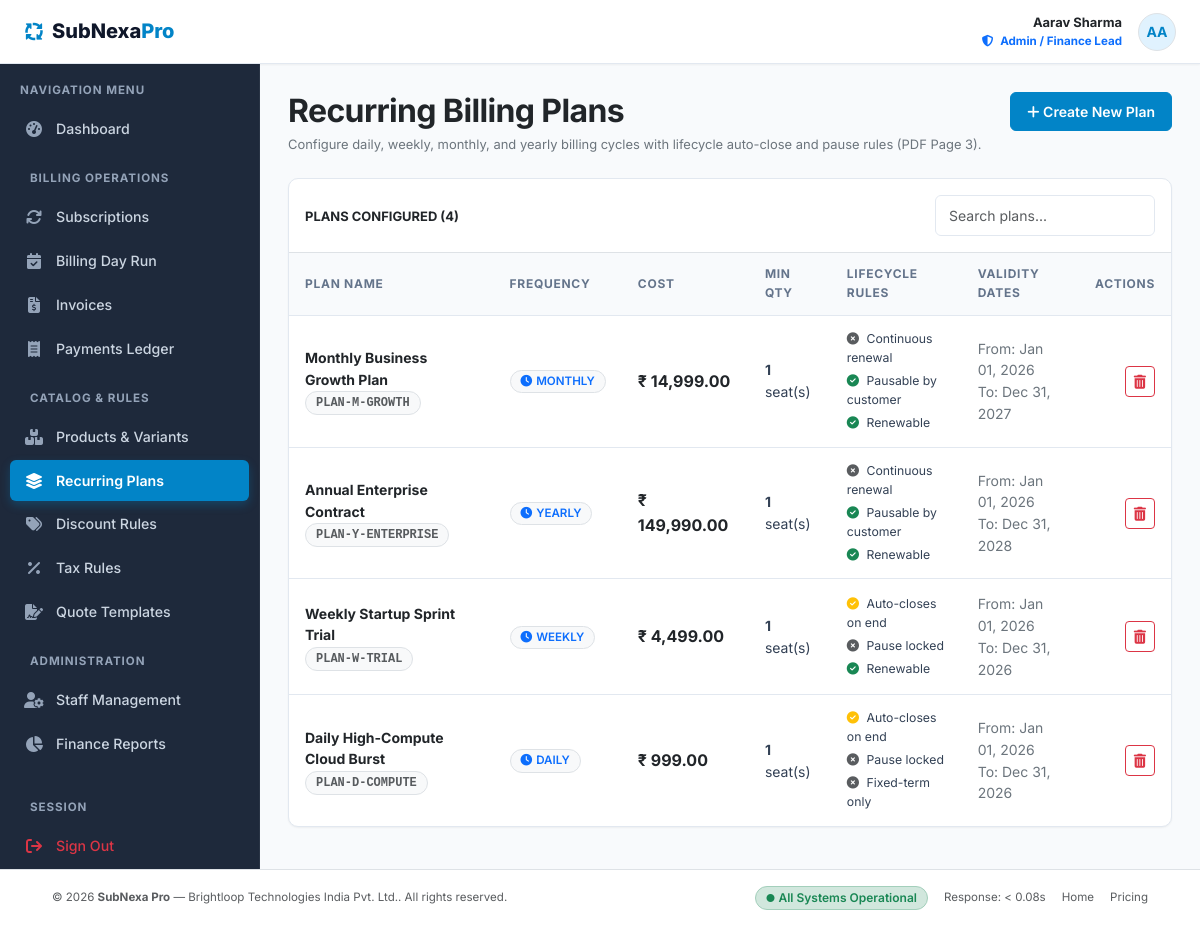
The page /admin/plans.php (signed in) on the database its author committed.
### tables this page shows
CREATE TABLE `plans` (
  `id` INT UNSIGNED AUTO_INCREMENT PRIMARY KEY,
  `name` VARCHAR(150) NOT NULL,
  `code` VARCHAR(50) NOT NULL UNIQUE,
  `billing_frequency` ENUM('daily', 'weekly', 'monthly', 'yearly') NOT NULL DEFAULT 'monthly',
  `cost` DECIMAL(12,2) NOT NULL DEFAULT 0.00,
  `min_quantity` INT UNSIGNED NOT NULL DEFAULT 1,
  `auto_close_on_end` TINYINT(1) NOT NULL DEFAULT 0,
  `can_pause` TINYINT(1) NOT NULL DEFAULT 1,
  `can_renew` TINYINT(1) NOT NULL DEFAULT 1,
  `available_from` DATE NULL,
  `available_to` DATE NULL,
  `is_active` TINYINT(1) NOT NULL DEFAULT 1,
  `description` TEXT NULL,
  `created_at` TIMESTAMP DEFAULT CURRENT_TIMESTAMP,
  INDEX `idx_plan_frequency` (`billing_frequency`),
  INDEX `idx_plan_active` (`is_active`)
);

### config/database.php (called while the page is built, shortened)
<?php
try {
    $conn = new mysqli(DB_HOST, DB_USER, DB_PASS, DB_NAME, DB_PORT);
    $conn->set_charset("utf8mb4");
} catch (mysqli_sql_exception $e) {
    http_response_code(500);
    die('<div style="font-family:sans-serif;padding:30px;background:#FEF2F2;border:1px solid #F87171;border-radius:8px;max-width:600px;margin:50px auto;color:#991B1B;">
        <h3 style="margin-top:0;">Database Connection Error</h3>
        <p>Could not connect to MySQL database <strong>' . htmlspecialchars(DB_NAME) . '</strong> on port ' . DB_PORT . '.</p>
        <p><small>' . htmlspecialchars($e->getMessage()) . '</small></p>
        <p>Please make sure MySQL is running in XAMPP and <code>subnexa_pro</code> database is imported.</p>
    </div>');
}
function db_query($sql, $params = [], $types = "") {
    global $conn;
    $stmt = $conn->prepare($sql);
    $stmt->execute();
    return $stmt;
}
function db_fetch_all($sql, $params = [], $types = "") {
    $stmt = db_query($sql, $params, $types);
    $result = $stmt->get_result();
    $rows = [];
    if ($result) {
        while ($row = $result->fetch_assoc()) {
            $rows[] = $row;
        }
    }
    return $rows;
}

### config/functions.php (called while the page is built, shortened)
<?php
function format_currency($amount) {
    return APP_CURRENCY . ' ' . number_format((float)$amount, 2);
}
function format_date($date_string, $format = "M d, Y") {
    $timestamp = strtotime($date_string);
    return $timestamp ? date($format, $timestamp) : "—";
}

### admin/plans.php (the view, shortened to what this page needs)
<?php
$plans = db_fetch_all("SELECT * FROM plans ORDER BY id ASC");
require_once __DIR__ . '/../includes/header.php';
require_once __DIR__ . '/../includes/navbar.php';
?>
<div class="app-layout">
    <?php require_once __DIR__ . '/../includes/sidebar.php'; ?>
    <main class="app-main">
        <div class="container-fluid p-0">
            <div class="d-flex flex-column flex-md-row md:align-items-center justify-content-between gap-3 mb-4">
                <div>
                    <h2 class="fw-bold text-dark mb-1">Recurring Billing Plans</h2>
                    <p class="text-secondary small mb-0">Configure daily, weekly, monthly, and yearly billing cycles with lifecycle auto-close and pause rules (PDF Page 3).</p>
                </div>
                <div>
                    <button type="button" class="btn btn-nordic-primary" data-bs-toggle="modal" data-bs-target="#addPlanModal">
                        <i class="fa-solid fa-plus me-1.5"></i> Create New Plan
                    </button>
                </div>
            </div>
            <div class="card-nordic overflow-hidden">
                <div class="p-3 border-bottom d-flex justify-content-between align-items-center">
                    <span class="fw-bold text-dark small text-uppercase tracking-wider">Plans Configured (<?= count($plans); ?>)</span>
                    <input type="text" class="form-control form-control-sm" placeholder="Search plans..." data-table-search="#plansTable" style="max-width: 220px;">
                </div>
                <div class="table-responsive">
                    <table class="table-nordic" id="plansTable">
                        <thead>
                            <tr>
                                <th>Plan Name</th>
                                <th>Frequency</th>
                                <th>Cost</th>
                                <th>Min Qty</th>
                                <th>Lifecycle Rules</th>
                                <th>Validity Dates</th>
                                <th class="text-end">Actions</th>
                            </tr>
                        </thead>
                        <tbody>
                            <?php foreach ($plans as $p): ?>
                                <tr>
                                    <td>
                                        <div class="fw-bold text-dark"><?= htmlspecialchars($p['name']); ?></div>
                                        <span class="badge bg-light text-muted border font-monospace"><?= htmlspecialchars($p['code']); ?></span>
                                    </td>
                                    <td>
                                        <span class="badge bg-light text-primary border text-uppercase" style="font-size: 0.725rem;">
                                            <i class="fa-solid fa-clock me-1"></i> <?= htmlspecialchars($p['billing_frequency']); ?>
                                        </span>
                                    </td>
                                    <td class="fw-bold text-dark fs-6"><?= format_currency($p['cost']); ?></td>
                                    <td><strong><?= (int)$p['min_quantity']; ?></strong> seat(s)</td>
                                    <td>
                                        <div class="d-flex flex-column gap-1 small">
                                            <span>
                                                <i class="fa-solid <?= $p['auto_close_on_end'] ? 'fa-circle-check text-warning' : 'fa-circle-xmark text-muted'; ?> me-1"></i>
                                                <?= $p['auto_close_on_end'] ? 'Auto-closes on end' : 'Continuous renewal'; ?>
                                            </span>
                                            <span>
                                                <i class="fa-solid <?= $p['can_pause'] ? 'fa-circle-check text-success' : 'fa-circle-xmark text-muted'; ?> me-1"></i>
                                                <?= $p['can_pause'] ? 'Pausable by customer' : 'Pause locked'; ?>
                                            </span>
                                            <span>
                                                <i class="fa-solid <?= $p['can_renew'] ? 'fa-circle-check text-success' : 'fa-circle-xmark text-muted'; ?> me-1"></i>
                                                <?= $p['can_renew'] ? 'Renewable' : 'Fixed-term only'; ?>
                                            </span>
                                        </div>
                                    </td>
                                    <td class="small text-secondary">
                                        <div>From: <?= format_date($p['available_from']); ?></div>
                                        <div>To: <?= format_date($p['available_to']); ?></div>
                                    </td>
                                    <td class="text-end">
                                        <form method="POST" action="<?= BASE_URL; ?>/admin/plans.php" onsubmit="return confirm('Delete this plan?');" class="d-inline">
                                            <button type="submit" class="btn btn-sm btn-outline-danger py-1 px-2.5">
                                                <i class="fa-solid fa-trash-can"></i>
                                            </button>
                                        </form>
                                    </td>
                                </tr>
                            <?php endforeach; ?>
                        </tbody>
                    </table>
                </div>
            </div>
        </div>
    </main>
</div>
<?php require_once __DIR__ . '/../includes/footer.php'; ?>

### assets/css/style.css (style rules this page uses)
:root { --bg-canvas: #F8FAFC; --bg-surface: #FFFFFF; --text-main: #0F172A; --text-body: #334155; --text-muted: #64748B; --border-light: #E2E8F0; --border-focus: #38BDF8; --navy-dark: #0F172A; --navy-sidebar: #1E293B; --navy-accent: #334155; --primary-color: #0284C7; --primary-hover: #0369A1; --primary-light: #E0F2FE; --primary-text: #0369A1; --success-color: #10B981; --success-light: #DCFCE7; --success-text: #166534; --warning-color: #F59E0B; --warning-light: #FEF3C7; --warning-text: #92400E; --danger-color: #EF4444; --danger-light: #FEE2E2; --danger-text: #991B1B; --info-color: #6366F1; --info-light: #EEF2FF; --info-text: #3730A3; --radius-sm: 6px; --radius-md: 10px; --radius-lg: 16px; --radius-pill: 9999px; --shadow-sm: 0 1px 2px 0 rgba(0, 0, 0, 0.05); --shadow-md: 0 4px 6px -1px rgba(0, 0, 0, 0.07), 0 2px 4px -2px rgba(0, 0, 0, 0.05); --shadow-lg: 0 10px 15px -3px rgba(0, 0, 0, 0.08), 0 4px 6px -4px rgba(0, 0, 0, 0.04); --shadow-hover: 0 12px 20px -3px rgba(2, 132, 199, 0.12); }
body { background-color: var(--bg-canvas); color: var(--text-body); font-family: 'Inter', -apple-system, BlinkMacSystemFont, "Segoe UI", Roboto, sans-serif; font-size: 0.925rem; line-height: 1.55; margin: 0; padding: 0; -webkit-font-smoothing: antialiased; }
h1, h2, h3, h4, h5, h6 { color: var(--text-main); font-weight: 700; letter-spacing: -0.02em; }
.app-layout { display: flex; min-height: calc(100vh - 64px); }
.app-main { flex: 1; padding: 28px; max-width: 100%; overflow-x: hidden; }
.card-nordic { background-color: var(--bg-surface); border: 1px solid var(--border-light); border-radius: var(--radius-md); box-shadow: var(--shadow-sm); transition: box-shadow 0.2s ease, transform 0.2s ease; }
.table-nordic { width: 100%; margin-bottom: 0; border-collapse: separate; border-spacing: 0; }
.table-nordic thead th { background-color: var(--bg-canvas); color: var(--text-muted); font-size: 0.75rem; font-weight: 700; text-transform: uppercase; letter-spacing: 0.06em; padding: 12px 16px; border-top: none; border-bottom: 1px solid var(--border-light); }
.table-nordic tbody td { padding: 14px 16px; font-size: 0.875rem; color: var(--text-body); border-bottom: 1px solid var(--border-light); vertical-align: middle; }
.table-nordic tbody tr:last-child td { border-bottom: none; }
.badge { font-weight: 600; font-size: 0.75rem; padding: 5px 10px; border-radius: var(--radius-pill); display: inline-flex; align-items: center; line-height: 1; }
.btn-nordic-primary { background-color: var(--primary-color); border: 1px solid var(--primary-color); color: #FFFFFF; font-weight: 600; font-size: 0.875rem; padding: 8px 16px; border-radius: var(--radius-sm); transition: all 0.15s ease-in-out; }
.form-control, .form-select { border: 1px solid var(--border-light); border-radius: var(--radius-sm); font-size: 0.875rem; padding: 9px 13px; color: var(--text-main); background-color: var(--bg-surface); transition: border-color 0.15s ease, box-shadow 0.15s ease; }

### rows shown on the page
plans: name "Monthly Business Growth Plan", code "PLAN-M-GROWTH", billing_frequency "MONTHLY", cost "₹ 14,999.00", min_quantity "1", auto_close_on_end 0 (drawn), can_pause 1 (drawn), can_renew 1 (drawn), available_from "Jan 01, 2026", available_to "Dec 31, 2027"
plans: name "Annual Enterprise Contract", code "PLAN-Y-ENTERPRISE", billing_frequency "YEARLY", cost "₹ 149,990.00", min_quantity "1", auto_close_on_end 0 (drawn), can_pause 1 (drawn), can_renew 1 (drawn), available_from "Jan 01, 2026", available_to "Dec 31, 2028"
plans: name "Weekly Startup Sprint Trial", code "PLAN-W-TRIAL", billing_frequency "WEEKLY", cost "₹ 4,499.00", min_quantity "1", auto_close_on_end 1 (drawn), can_pause 0 (drawn), can_renew 1 (drawn), available_from "Jan 01, 2026", available_to "Dec 31, 2026"
plans: name "Daily High-Compute Cloud Burst", code "PLAN-D-COMPUTE", billing_frequency "DAILY", cost "₹ 999.00", min_quantity "1", auto_close_on_end 1 (drawn), can_pause 0 (drawn), can_renew 0 (drawn), available_from "Jan 01, 2026", available_to "Dec 31, 2026"

### other values the page prints
$user['name'] "Aarav Sharma"
substr($user['name'], 0, 2) "AA"
count($plans) "4"
APP_NAME "SubNexa Pro"
APP_COMPANY "Brightloop Technologies India Pvt. Ltd."
